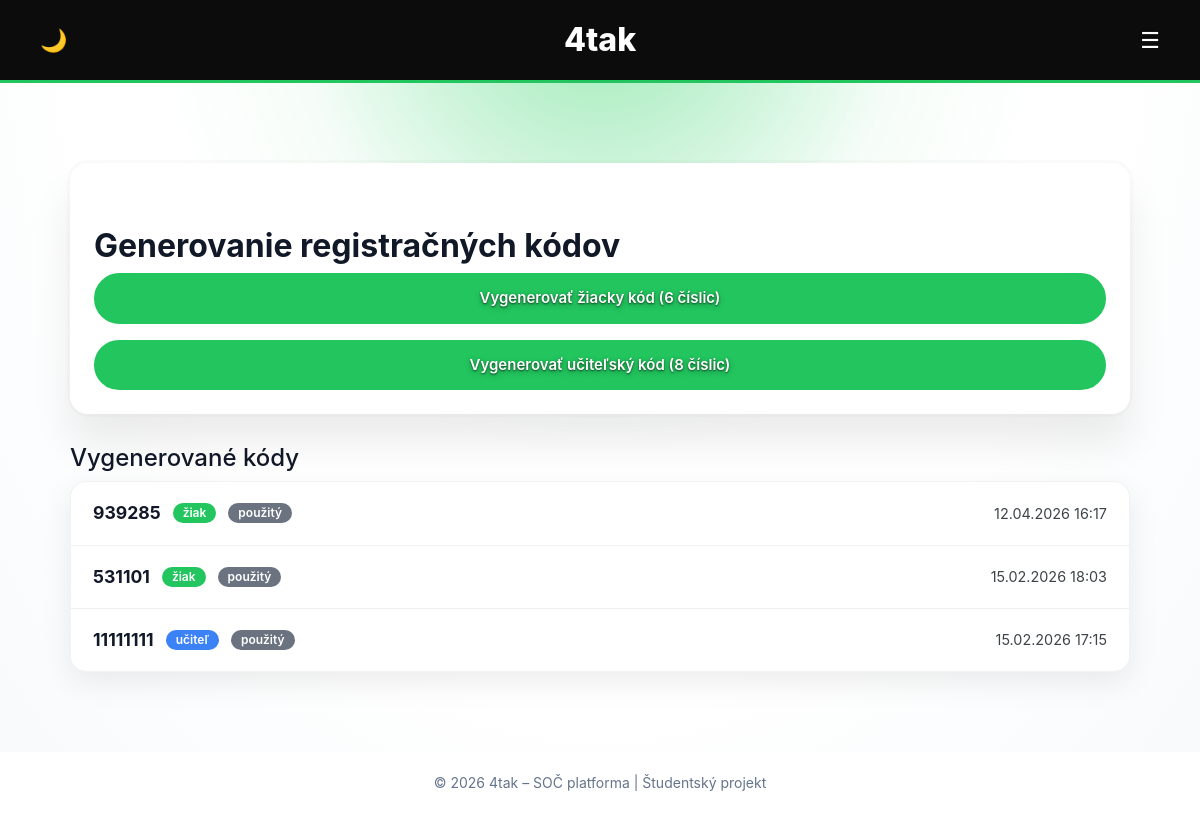
/generate-code/ (signed in), run on the app's committed database.
### projects/models.py (models this page shows, shortened)
class RegistrationCode(models.Model):
    ROLE_CHOICES = [
        ('teacher', 'Teacher'),
        ('student', 'Student'),
    ]
    code = models.CharField(max_length=12, unique=True)
    role = models.CharField(max_length=10, choices=ROLE_CHOICES)
    created_by = models.ForeignKey(User, on_delete=models.CASCADE)
    used = models.BooleanField(default=False)
    created_at = models.DateTimeField(auto_now_add=True)

### projects/views.py (the view, shortened to what this page needs)
# urls.py: path('generate-code/', views.generate_code_page, name='generate_code_page'),
@login_required
def generate_code_page(request):
    from .utils import generate_unique_code
    from .models import RegistrationCode, Profile
    if not hasattr(request.user, 'profile'):
        Profile.objects.create(user=request.user, role='admin')
    if request.user.profile.role == 'student':
        return redirect('project_list')
    generated_code = None
    if request.user.profile.role == 'admin':
        codes = RegistrationCode.objects.all().order_by('-created_at')
    else:
        codes = RegistrationCode.objects.filter(
            created_by=request.user
        ).order_by('-created_at')
    return render(request, 'projects/generate_code_page.html', {
        'generated_code': generated_code,
        'codes': codes  # 👈 kľúčové
    })

### projects/templates/projects/generate_code_page.html (shortened to what this page needs)
{% extends "projects/base.html" %}
{% block content %}
<div class="card p-4">
    <h2>Generovanie registračných kódov</h2>
    {% if user.profile.role == 'admin' or user.profile.role == 'teacher' %}
        <form method="post" class="mb-3">
            <button type="submit" class="btn btn-primary w-100">
                Vygenerovať žiacky kód (6 číslic)
            </button>
        </form>
    {% endif %}
    {% if user.profile.role == 'admin' %}
        <form method="post">
            <button type="submit" class="btn btn-success w-100">
                Vygenerovať učiteľský kód (8 číslic)
            </button>
        </form>
    {% endif %}
</div>
<h4 class="mt-4">Vygenerované kódy</h4>
{% if codes %}
<div class="codes-table">
    {% for code in codes %}
    <div class="code-row">
        <div class="code-left">
            <span class="code-value">{{ code.code }}</span>
            {% if code.role == "teacher" %}
                <span class="badge badge-teacher">učiteľ</span>
            {% else %}
                <span class="badge badge-student">žiak</span>
            {% endif %}
            {% if code.used %}
                <span class="badge badge-used">použitý</span>
            {% endif %}
        </div>
        <div class="code-right">
            {{ code.created_at|date:"d.m.Y H:i" }}
        </div>
    </div>
    {% endfor %}
</div>
{% endif %}
{% endblock %}

### projects/templates/projects/base.html (style rules this page uses)
:root { --bg-main: #f1f5f9; --bg-card: #ffffff; --bg-soft: #c4c5c9; --header-bg: #0c0c0c; --text-main: #111827; --text-muted: #3e4349; --green: #22c55e; --green-dark: #15803d; --glow-color: rgba(0, 209, 66, 0.317); --bg-grad-1: #ffffff; --bg-grad-2: #ffffff; }
body { height: 100%; margin: 0; font-family: "Inter", Arial, Helvetica, sans-serif; color: var(--text-main); z-index: 10; background: radial-gradient( circle at top, var(--glow-color), transparent 30% ), radial-gradient( ellipse at top, var(--bg-grad-1) 0%, var(--bg-grad-2) 60%, var(--bg-main) 130% ); background-attachment: fixed; transition: background 0.4s ease, color 0.3s ease; }
body { color: var(--text-main); }
body { min-height: 100vh; display: flex; flex-direction: column; min-height: 100vh; }
p, span, li { color: var(--text-muted); }
h1, h2, h3, h4, h5 { color: var(--text-main); }
body::before { content: ""; position: fixed; inset: 0; pointer-events: none; z-index: -1; background: radial-gradient( circle at top, rgba(34, 197, 94, 0.12), transparent 45% ); }
* { transition: background-color 0.3s ease, color 0.2s ease, box-shadow 0.3s ease; }
h2 { font-weight: 700; margin-top: 40px; }
.card { background-color: var(--bg-card); border-radius: 18px; z-index: 10; padding: 32px; border: none; box-shadow: 0 10px 30px rgba(0,0,0,0.08); margin-bottom: 30px; transition: all 0.25s ease; }
.btn, .btn-primary, .btn-outline-secondary, .btn-success, .btn-outline-success { display: inline-flex; align-items: center; justify-content: center; gap: 8px; padding: 12px 26px; border-radius: 999px; font-weight: 600; font-size: 15px; text-decoration: none; cursor: pointer; border: 2px solid transparent; transition: all 0.2s ease; }
.btn-green, .btn-primary, .btn-success { background-color: var(--green); color: white; border-color: var(--green); text-shadow: 0 1px 2px rgba(0,0,0,0.6), 0 2px 6px rgba(0,0,0,0.3); }
body::before { content: ""; position: fixed; inset: 0; pointer-events: none; z-index: 0; background: radial-gradient( circle at top, rgba(34, 197, 94, 0.12), transparent 45% ); }
.badge { font-weight: 600; padding: 6px 12px; border-radius: 10px; }
.card, .feature { box-shadow: 0 30px 40px rgba(0,0,0,0.08), 0 0 0 3px rgba(0,0,0,0.02); }
.codes-table { background: var(--bg-card); border-radius: 16px; overflow: hidden; box-shadow: 0 10px 30px rgba(0,0,0,0.08); border: 1px solid rgba(0,0,0,0.05); }
.code-row { display: flex; justify-content: space-between; align-items: center; padding: 18px 22px; transition: 0.2s; }
.code-row:not(:last-child) { border-bottom: 1px solid rgba(0,0,0,0.06); }
.code-left { display: flex; align-items: center; gap: 12px; }
.code-value { font-weight: 700; font-size: 1.1rem; color: var(--text-main); }
.code-right { color: var(--text-muted); font-size: 0.9rem; }
.badge { padding: 4px 10px; border-radius: 999px; font-size: 0.75rem; font-weight: 600; }
.badge-student { background: var(--green); color: white; }
.badge-teacher { background: #3b82f6; color: white; }
.badge-used { background: #6b7280; color: white; }

### data on the page
RegistrationCode: code "939285", role "žiak", used "použitý", created_at "12.04.2026 16:17"
RegistrationCode: code "531101", role "žiak", used "použitý", created_at "15.02.2026 18:03"
RegistrationCode: code "11111111", role "učiteľ", used "použitý", created_at "15.02.2026 17:15"
